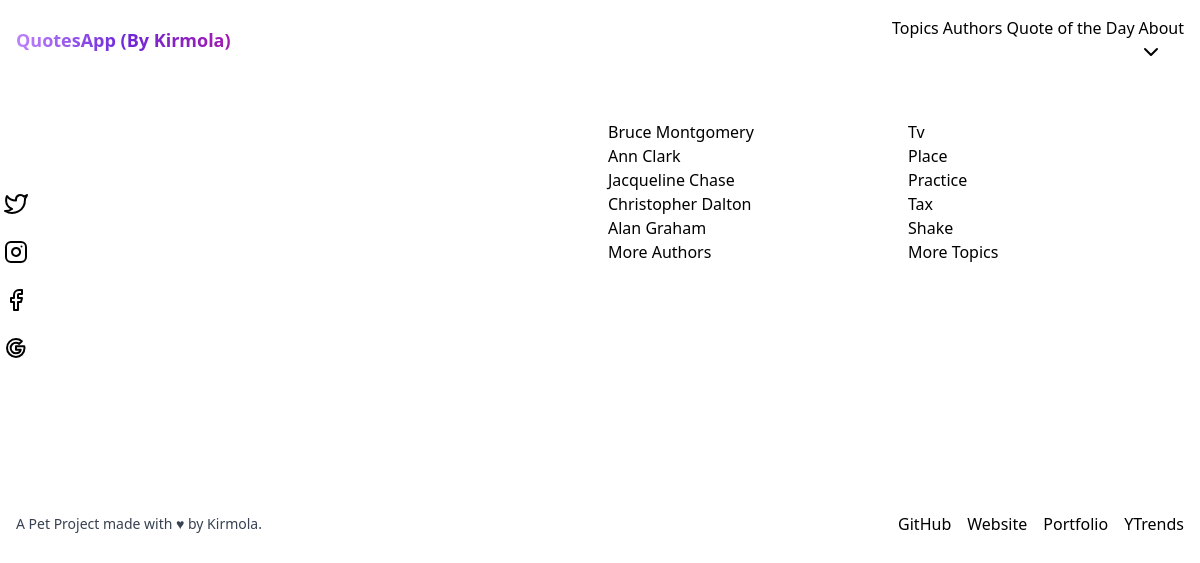
The app's page /, older data.
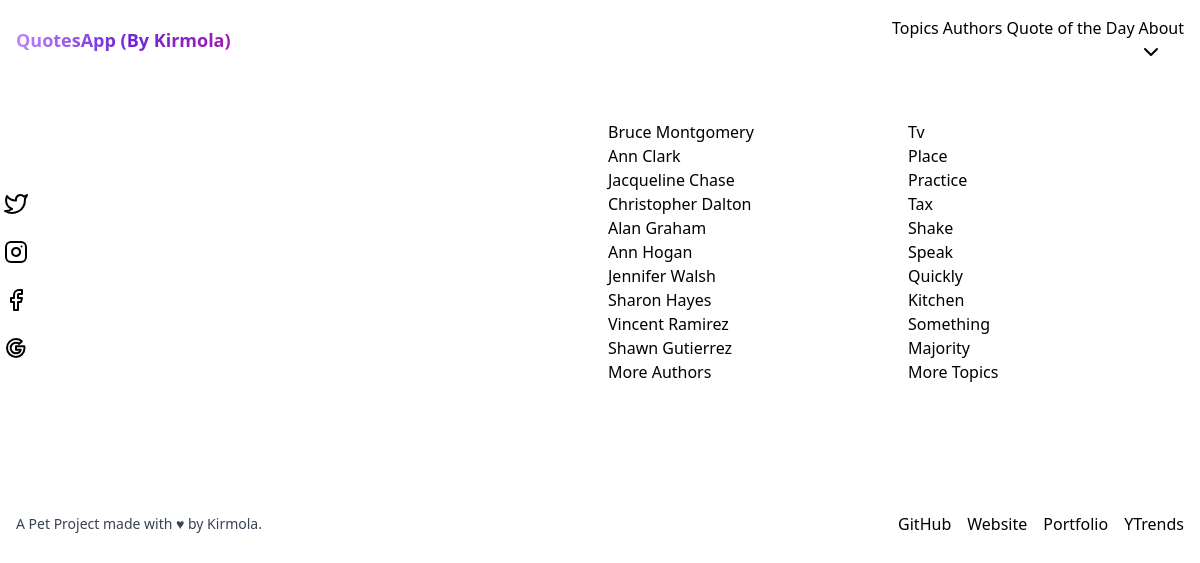
The same page, newer data.
### mainapp/models.py (models this page shows, shortened)
class Author(models.Model):
    author = models.CharField(verbose_name="Author",
                              max_length=50, unique=True)
    author_slug = AutoSlugField(
        editable=False, populate_from="author", default=None, unique=True)
    class Meta:
        app_label = "mainapp"
        verbose_name = "Author"
        verbose_name_plural = "Authors"

class Topic(models.Model):
    topic = models.CharField(
        "Topics/Tags: ", max_length=50, default=None, unique=True)
    topic_slug = AutoSlugField(
        editable=False, populate_from="topic", default=None, unique=True)
    class Meta:
        app_label = "mainapp"
        verbose_name = "Topic"
        verbose_name_plural = "Topics"

### mainapp/views.py (the view)
# urls.py: path("", HomeView.as_view(), name="home"),
class HomeView(ListView):
    template_name = "homepage.html"
    def get_queryset(self):
        top_10_authors = Author.objects.all()[:10].values("author", "author_slug")
        top_10_topics = Topic.objects.all()[:10].values("topic", "topic_slug")
        return (top_10_authors, top_10_topics)

### mainapp/context_processors.py (called while the page is built)
def getSiteName(request):
    return {"SITE_NAME":settings.SITE_NAME}

### templates/homepage.html (shortened to what this page needs)
{% extends "base.html" %}
{% load static i18n %}
{% block base_content %}
<div class="grid grid-cols-1 md:grid-cols-2 gap-4">
  <div class="">
    <div class="mb-6 rounded-md p-3 md:max-w-3xl text-center self-center">
    </div>
    <a target="_blank" rel="noopener" href="" class="md:w-36 md:my-1 md:mx-1 rounded-full btn-lg btn btn-icon btn-twitter"></a>
    <a target="_blank" rel="noopener" href="" class="md:w-36 md:my-1 md:mx-1 rounded-full btn-lg btn btn-icon btn-instagram"></a>
    <a target="_blank" rel="noopener" href="" class="md:w-36 md:my-1 md:mx-1 rounded-full btn-lg btn btn-icon btn-facebook"><svg xmlns="http://www.w3.org/2000/svg" width="24" height="24" viewBox="0 0 24 24" fill="none" stroke="currentColor" stroke-width="2" stroke-linecap="round" stroke-linejoin="round"><path d="M18 2h-3a5 5 0 0 0-5 5v3H7v4h3v8h4v-8h3l1-4h-4V7a1 1 0 0 1 1-1h3z"></path></svg></a>
    <a target="_blank" rel="noopener" href="" class="md:w-36 md:my-1 md:mx-1 rounded-full btn-lg btn btn-icon btn-google"></a>
  </div>
  <div class="grid grid-cols-1 md:grid-cols-2 gap-3">
    <ul class="list">
      {% for each in object_list.0 %}
      <a class="list-item" href="{% url "Author_detail" author_name=each.author_slug %}">{{each.author|title}}</a>
      {% endfor %}
      <a class="btn btn-primary" href="{% url "authors" %}">More Authors</a>
    </ul>
    <ul class="list">
      {% for each in object_list.1 %}
      <a class="list-item" href="{% url "Topic_detail" topic_name=each.topic_slug %}">{{each.topic|title}}</a>
      {% endfor %}
      <a class="btn btn-primary" href="{% url "topics" %}">More Topics</a>
    </ul>
  </div>
</div>
{% endblock base_content %}

### templates/base.html (shortened to what this page needs)
{% load static tailwind_tags %}
<!DOCTYPE html>
<html lang="en">
<head>
    {% tailwind_css %}
</head>
<body>
    {% include "layout/header.html" %}
    <main class="max-w-7xl mx-auto mt-10 mb-20 px-3 md:px-1">
        {% block base_content %}{% endblock base_content %}
    </main>
    {% include "layout/footer.html" %}
</body>
</html>

### templates/layout/header.html (shortened to what this page needs)
<header class="z-30 w-full px-2 py-4 bg-white sm:px-4">
    <div class="flex items-center justify-between mx-auto max-w-7xl">
      <a href="/" title="Home" class="flex items-center font-semibold text-lg bg-gradient-to-r from-purple-400 via-violet-700 to-fuchsia-700 bg-clip-text text-transparent">
      </a>
      <div class="flex items-center space-x-1">
        <div class="hidden space-x-1 md:inline-flex">
          <a href="{% url "topics" %}" class="btn btn-sm btn-link">Topics</a>
          <a href="{% url "authors" %}" class="btn btn-sm btn-link">Authors</a>
          <a href="{% url "qotd" %}" class="btn btn-sm btn-link">Quote of the Day</a>
<div class="flex space-x-2">
  <div x-data="dropdown()">
    <button class="btn btn-outline-primary btn-sm" id="open-color-menu-small" x-spread="trigger">
      About
      <svg class="dropdown-arrow" :class="{ 'rotate-180': open }" aria-hidden="true" xmlns="http://www.w3.org/2000/svg" width="24" height="24" viewBox="0 0 24 24" fill="none" stroke="currentColor" stroke-width="2" stroke-linecap="round" stroke-linejoin="round"><polyline points="6 9 12 15 18 9"></polyline></svg>
    </button>
  </div>
</div>
        </div>
      </div>
    </div>
  </header>

### templates/layout/footer.html (shortened to what this page needs)
<footer class="flex flex-col items-center justify-between px-4 py-12 mx-auto max-w-7xl md:flex-row">
    <p class="mb-8 text-sm text-center text-gray-700 md:text-left md:mb-0">A Pet Project made with &hearts; by Kirmola.</p>
    <div class="flex items-center space-x-4">
      <a target="_blank" href="https://github.com/kirmola/" class="btn btn-link btn-sm rounded-full">GitHub
      </a>
      <a target="_blank" href="https://kirmola.dev" class="btn btn-link btn-sm rounded-full">Website
      </a>
      <a target="_blank" href="https://portfolio.kirmola.dev" class="btn btn-link btn-sm rounded-full">Portfolio
      </a>
      <a target="_blank" href="https://ytrends.kirmola.dev" class="btn btn-link btn-sm rounded-full">YTrends
      </a>
    </div>
  </footer>

Row changes from the older to the newer data that the page shows:
added Author: author "Ann Hogan"
added Author: author "Jennifer Walsh"
added Author: author "Sharon Hayes"
added Author: author "Vincent Ramirez"
added Author: author "Shawn Gutierrez"
added Topic: topic "Speak"
added Topic: topic "Quickly"
added Topic: topic "Kitchen"
added Topic: topic "Something"
added Topic: topic "Majority"
